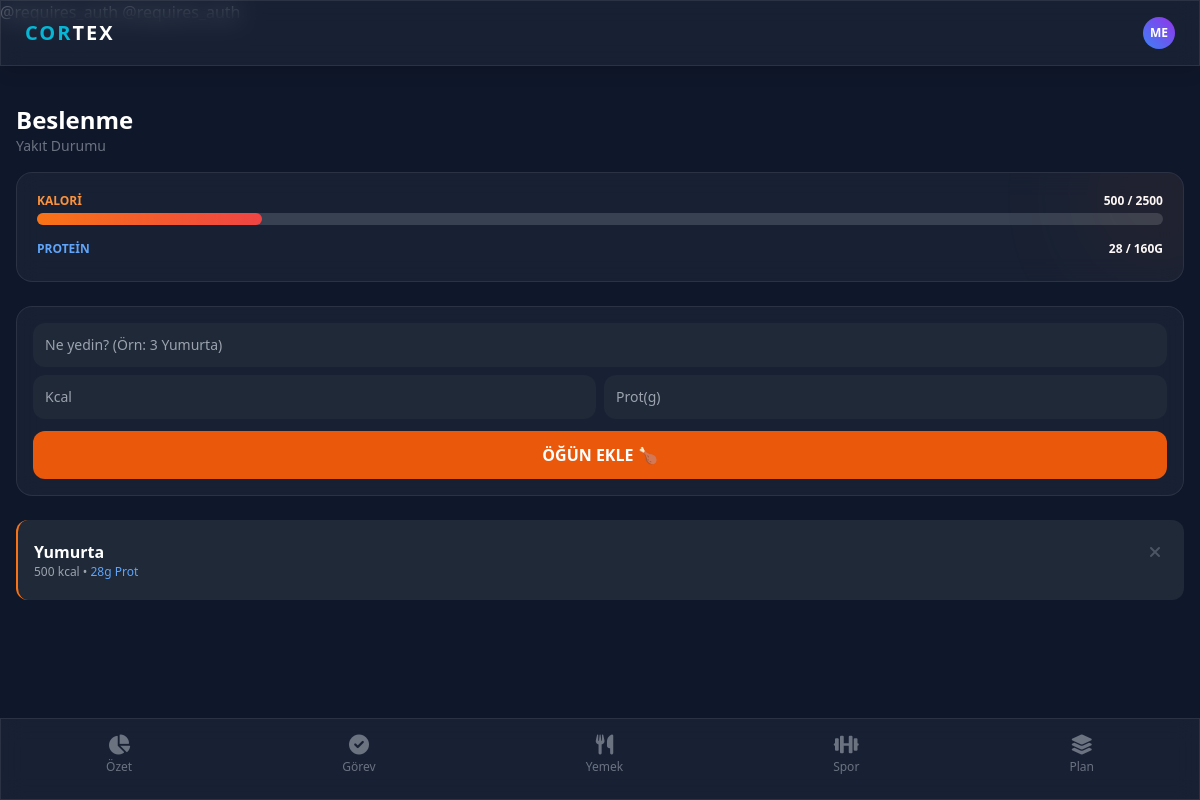
/nutrition, run on the app's committed database.
### tables this page shows
CREATE TABLE nutrition (
        id INTEGER PRIMARY KEY AUTOINCREMENT,
        isim TEXT NOT NULL,
        kalori INTEGER,
        protein INTEGER,
        tarih TEXT);

### app.py (the view, shortened to what this page needs)
@app.route('/nutrition', methods=['GET', 'POST'])
def nutrition():
    conn = get_db_connection()
    bugun = datetime.now().strftime("%Y-%m-%d")
    yemekler = conn.execute('SELECT * FROM nutrition WHERE tarih=?', (bugun,)).fetchall()
    toplam_kalori = sum(y['kalori'] for y in yemekler)
    toplam_protein = sum(y['protein'] for y in yemekler)
    HEDEF_KALORI = 2500
    HEDEF_PROTEIN = 160
    kalori_yuzde = min(100, int((toplam_kalori / HEDEF_KALORI) * 100))
    conn.close()
    return render_template('nutrition.html', yemekler=yemekler,
                           toplam_kalori=toplam_kalori, toplam_protein=toplam_protein,
                           hedef_kalori=HEDEF_KALORI, hedef_protein=HEDEF_PROTEIN,
                           kalori_yuzde=kalori_yuzde)

### app.py (called while the page is built)
def get_db_connection():
    conn = sqlite3.connect(DB_NAME)
    conn.row_factory = sqlite3.Row
    return conn

### templates/nutrition.html (shortened to what this page needs)
{% extends "layout.html" %}
{% block content %}
<div class="mb-4">
    <h2 class="text-2xl font-bold text-white">Beslenme</h2>
    <p class="text-gray-500 text-sm">Yakıt Durumu</p>
</div>
<div class="glass p-5 rounded-2xl mb-6 relative overflow-hidden">
    <div class="absolute -right-6 -top-6 w-24 h-24 bg-orange-600 rounded-full blur-3xl opacity-20"></div>
    <div class="mb-4">
        <div class="flex justify-between text-xs font-bold uppercase mb-1">
            <span class="text-orange-400">Kalori</span>
            <span class="text-white">{{ toplam_kalori }} / {{ hedef_kalori }}</span>
        </div>
        <div class="w-full bg-gray-700 rounded-full h-3">
            <div class="bg-gradient-to-r from-orange-500 to-red-500 h-3 rounded-full transition-all duration-1000" style="width: {{ kalori_yuzde }}%"></div>
        </div>
    </div>
    <div>
        <div class="flex justify-between text-xs font-bold uppercase mb-1">
            <span class="text-blue-400">Protein</span>
            <span class="text-white">{{ toplam_protein }} / {{ hedef_protein }}g</span>
        </div>
        </div>
</div>
<form method="POST" class="glass p-4 rounded-2xl mb-6">
    <div class="grid grid-cols-4 gap-2">
        <div class="col-span-4">
            <input type="text" name="isim" placeholder="Ne yedin? (Örn: 3 Yumurta)" required
                class="w-full bg-gray-800 text-white p-3 rounded-xl outline-none focus:ring-1 focus:ring-orange-500 text-sm">
        </div>
        <div class="col-span-2">
            <input type="number" name="kalori" placeholder="Kcal" required
                class="w-full bg-gray-800 text-white p-3 rounded-xl outline-none focus:ring-1 focus:ring-orange-500 text-sm">
        </div>
        <div class="col-span-2">
            <input type="number" name="protein" placeholder="Prot(g)" required
                class="w-full bg-gray-800 text-white p-3 rounded-xl outline-none focus:ring-1 focus:ring-orange-500 text-sm">
        </div>
        <div class="col-span-4 mt-1">
            <button type="submit" name="yemek_ekle" class="w-full bg-orange-600 hover:bg-orange-500 text-white font-bold py-3 rounded-xl transition-all">
                ÖĞÜN EKLE 🍗
            </button>
        </div>
    </div>
</form>
<div class="space-y-3 pb-20">
    {% for yemek in yemekler %}
    <div class="bg-gray-800 p-4 rounded-xl flex justify-between items-center border-l-2 border-orange-500">
        <div>
            <p class="font-bold text-white">{{ yemek['isim'] }}</p>
            <p class="text-xs text-gray-400">{{ yemek['kalori'] }} kcal • <span class="text-blue-400">{{ yemek['protein'] }}g Prot</span></p>
        </div>
        <form method="POST">
            <button type="submit" name="yemek_sil" class="text-gray-600 hover:text-red-500 p-2">
                <i class="fas fa-times"></i>
            </button>
        </form>
    </div>
    {% else %}
    <div class="text-center py-6 opacity-50">
        <i class="fas fa-carrot text-3xl mb-2 text-gray-600"></i>
        <p class="text-sm">Bugün henüz bir şey yemedin.</p>
    </div>
    {% endfor %}
</div>
{% endblock %}

### templates/layout.html (style rules this page uses)
body { background-color: #0f172a; color: #fff; padding-bottom: 80px; }
.glass { background: rgba(30, 41, 59, 0.6); backdrop-filter: blur(12px); border: 1px solid rgba(255, 255, 255, 0.08); }

### data on the page
nutrition: isim "Yumurta", kalori "500", protein "28"

### other printed values
{{ toplam_kalori }} "500"
{{ hedef_kalori }} "2500"
{{ toplam_protein }} "28"
{{ hedef_protein }} "160"
